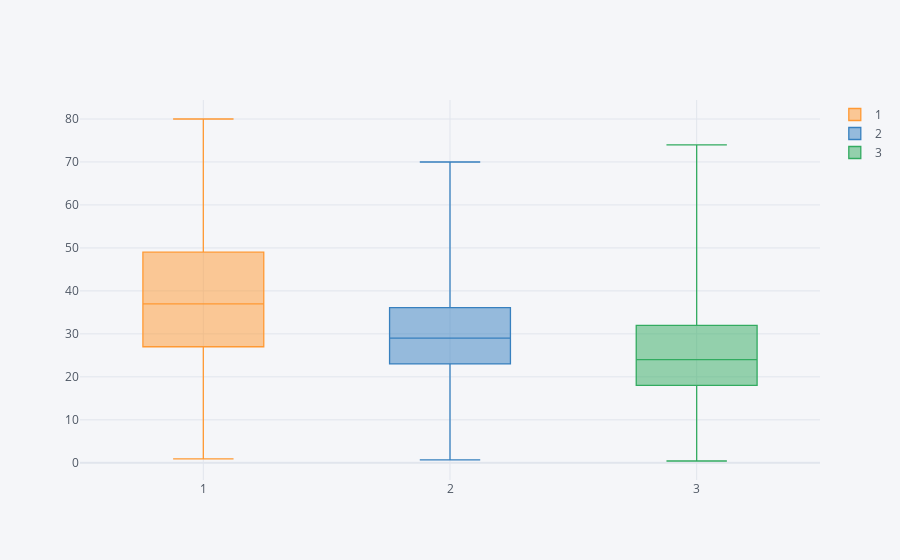

Write notebook code for a chart like this one.
### Code cell
box_age = df1[['Pclass', 'Age']]
box_age.pivot(columns='Pclass', values='Age').iplot(kind='box')

### Figure 1 — Plotly figure (JSON) as saved in the notebook; plotly's stock layout.template omitted (floating-point values rounded to 4 significant figures; data arrays with more than 128 entries replaced by an {"elided": "..."} marker saying what was removed)
{"data": [{"boxpoints": false, "line": {"width": 1.3}, "marker": {"color": "rgba(255, 153, 51, 1.0)"}, "name": "1", "orientation": "v", "type": "box", "y": {"elided": "891 float values"}}, {"boxpoints": false, "line": {"width": 1.3}, "marker": {"color": "rgba(55, 128, 191, 1.0)"}, "name": "2", "orientation": "v", "type": "box", "y": {"elided": "891 float values"}}, {"boxpoints": false, "line": {"width": 1.3}, "marker": {"color": "rgba(50, 171, 96, 1.0)"}, "name": "3", "orientation": "v", "type": "box", "y": {"elided": "891 float values"}}], "layout": {"legend": {"bgcolor": "#F5F6F9", "font": {"color": "#4D5663"}}, "paper_bgcolor": "#F5F6F9", "plot_bgcolor": "#F5F6F9", "title": {"font": {"color": "#4D5663"}}, "xaxis": {"gridcolor": "#E1E5ED", "showgrid": true, "tickfont": {"color": "#4D5663"}, "title": {"font": {"color": "#4D5663"}, "text": ""}, "zerolinecolor": "#E1E5ED"}, "yaxis": {"gridcolor": "#E1E5ED", "showgrid": true, "tickfont": {"color": "#4D5663"}, "title": {"font": {"color": "#4D5663"}, "text": ""}, "zerolinecolor": "#E1E5ED"}}}
